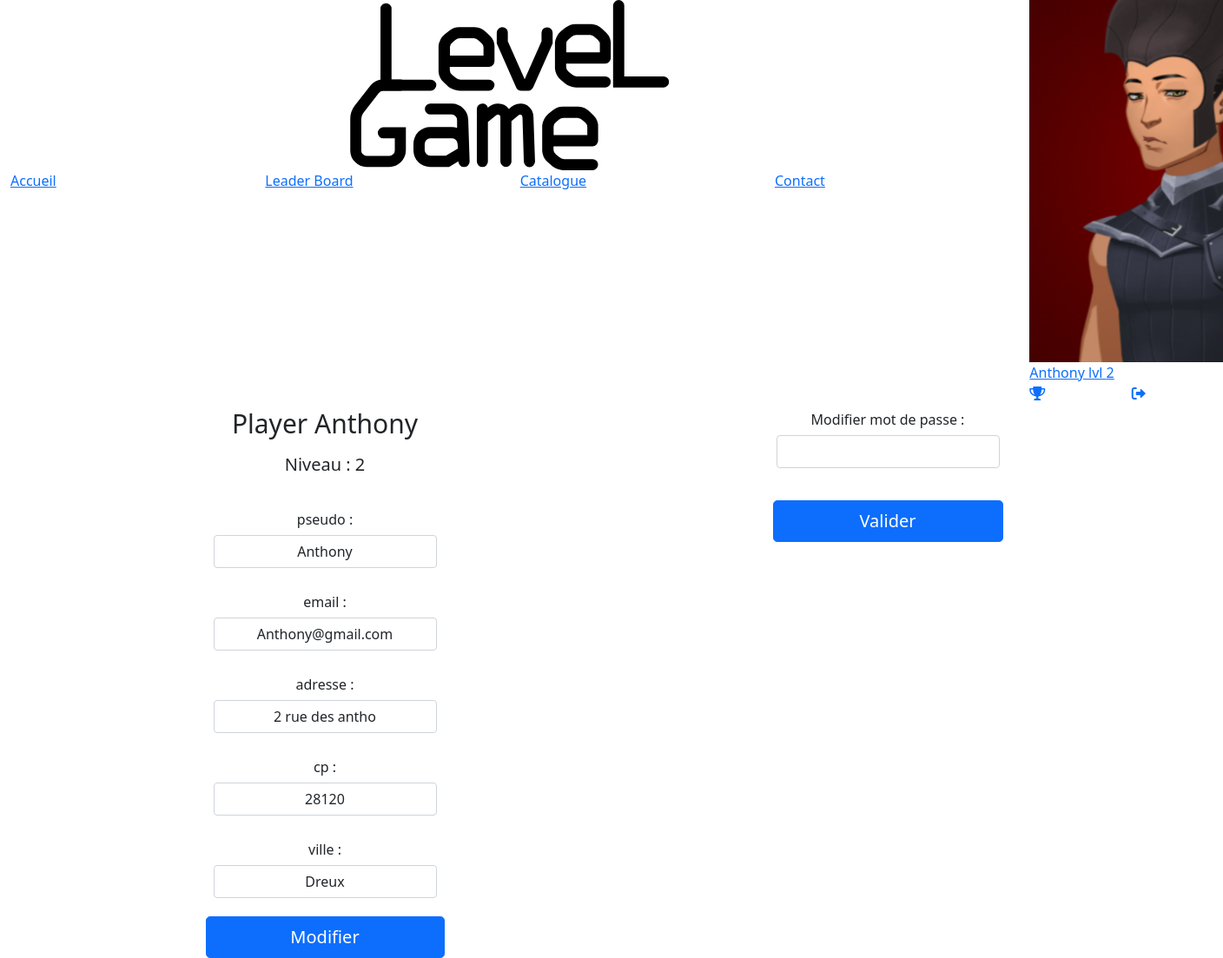
Screenshot of /?p=infos (signed in) with the database file from the repository.
### tables this page shows
CREATE TABLE IF NOT EXISTS `user` (
  `idUser` int(11) NOT NULL AUTO_INCREMENT,
  `nom` varchar(47) NOT NULL,
  `email` varchar(100) NOT NULL,
  `mdp` varchar(61) NOT NULL,
  `niveau` int(11) NOT NULL,
  `adresse` varchar(60) NOT NULL,
  `cp` int(11) NOT NULL,
  `ville` varchar(60) NOT NULL,
  `admin` tinyint(1) DEFAULT NULL,
  PRIMARY KEY (`idUser`),
  KEY `niveau` (`niveau`) USING BTREE
);

### public/index.php (called while the page is built, shortened)
<?php
require_once "../src/core/rooter.php";
require "views/layout.php";
?>

### src/models/repository/UserRepo.php (called while the page is built, shortened)
<?php
class UserRepo extends BddConnection{
    protected $dataUserSelected;
    protected function getUserByChamp($typeChamp, $valueToSearch){
        return $this->specifique("user", $typeChamp, $valueToSearch);
    }
   public function setUserByChamp($champ , $nomChamp ){
       $tab = $this->getUserByChamp($champ , $nomChamp);
       $this->dataUserSelected = new User();
       $this->dataUserSelected->setIdUser($tab[0]["idUser"])
                ->setNom($tab[0]["nom"])
                ->setMail($tab[0]["email"])
                ->setMdp($tab[0]["mdp"])
                ->setNiveau($tab[0]["niveau"])
                ->setAdresse($tab[0]["adresse"])
                ->setCp($tab[0]["cp"])
                ->setVille($tab[0]["ville"])
                ->setAdmin($tab[0]["admin"]);
        return $this;
   }
    public function getDataUserSelected(){
        return $this->dataUserSelected;
    }
}
?>

### src/models/entity/User.php (called while the page is built, shortened)
<?php
class User{
    protected $nom;
    protected $mail;
    protected $niveau;
    protected $adresse;
    protected $cp;
    protected $ville;
    public function getNom()
    {
        return $this->nom;
    }
    public function setNom($nom)
    {
        $this->nom = $nom;
        return $this;
    }
    public function getMail()
    {
        return $this->mail;
    }
    public function setMail($mail)
    {
        $this->mail = $mail;
        return $this;
    }
    public function getNiveau()
    {
        return $this->niveau;
    }
    public function setNiveau($niveau)
    {
        $this->niveau = $niveau;
        return $this;
    }
    public function getAdresse()
    {
        return $this->adresse;
    }
    public function setAdresse($adresse)
    {
        $this->adresse = $adresse;
        return $this;
    }
    public function getCp()
    {
        return $this->cp;
    }
    public function setCp($cp)
    {
        $this->cp = $cp;
        return $this;
    }
    public function getVille()
    {
        return $this->ville;
    }
    public function setVille($ville)
    {
        $this->ville = $ville;
        return $this;
    }
}
?>

### src/models/BddConnection.php (called while the page is built, shortened)
<?php
class BddConnection{
	protected $serveur = "localhost";
	protected $bdd 	= "blocb";
	protected $user = "root";
	protected $password = "";
	protected function getconnect(){
		try{
			$db = new PDO("mysql:host=$this->serveur;dbname=$this->bdd;charset=utf8",$this->user,$this->password);
			return $db;
		}
		catch(PDOException $erreur){
		return "Erreur : ". $erreur->getMessage();
		}
	}
	public function specifique($table,$champ,$id){
		$db = $this->getconnect();
		$sql = "SELECT * FROM $table WHERE $champ = :id";
		$rst = $db->prepare($sql);
		$rst->execute([":id" => $id]);
		return  $rst->fetchAll(PDO::FETCH_ASSOC);
	}
}
?>

### public/views/infos.php (the view)
<div class="container" style="width : 100vw;">
    <div class="row adminPanel">
        <form method="post" action="?p=infos" class="col-6 ">
            <div class="row flex-column align-items-center justify-content-center">
                <p class="title col-md-12 text-center" style="margin-bottom:10px;font-size:30px">Player <?= $pseudo ?></p>
                <p class="title col-md-12 text-center" style="margin-bottom:30px;font-size:20px">Niveau : <?= $lvl ?></p>
                <div style="height:80px;margin-bottom:15px" class="row d-flex flex-column justify-content-evenly  align-items-center">
                    <span class="col-md-5 text-center">pseudo :</span>
                    <input type="text" name="pseudo" class="form-control text-center" style='width:auto' value='<?= $pseudo ?>'>
                </div>
                <div style="height:80px;margin-bottom:15px" class="row d-flex flex-column justify-content-evenly  align-items-center">
                    <span class="col-md-5 text-center">email :</span>
                    <input type="text" name="email" class="form-control text-center" style='width:auto' value='<?= $email ?>'>
                </div>
                <div style="height:80px;margin-bottom:15px" class="row d-flex flex-column justify-content-evenly  align-items-center">
                    <span class="col-md-5 text-center">adresse :</span>
                    <input type="text" name="adresse" class="form-control text-center" style='width:auto' value='<?= $adresse ?>'>
                </div>
                <div style="height:80px;margin-bottom:15px" class="row d-flex flex-column justify-content-evenly  align-items-center">
                    <span class="col-md-5 text-center">cp :</span>
                    <input type="text" name="cp" class="form-control text-center" style='width:auto' value='<?= $cp ?>'>
                </div>
                <div style="height:80px;margin-bottom:15px" class="row d-flex flex-column justify-content-evenly  align-items-center">
                    <span class="col-md-5 text-center">ville :</span>
                    <input type="text" name="ville" class="form-control text-center" style='width:auto' value='<?= $ville ?>'>
                </div>
                <button type="submit" name="submit" class="col-md-5 btn btn-primary btn-lg" style="padding-left: 2.5rem; padding-right: 2.5rem;">Modifier </button>
            </div>
        </form>
        <form method="post" action="?p=infos" class="col-6">
            <div class="row">
                <div style="height:80px;margin-bottom:15px" class="row d-flex flex-column justify-content-evenly  align-items-center">
                    <span class="col-md-5 text-center">Modifier mot de passe :</span>
                    <input type="password" name="mdp" class="form-control text-center" style='width:auto'>
                </div>
                <div style="height:80px;margin-bottom:15px" class="row d-flex flex-column justify-content-evenly  align-items-center">
                <button type="submit" name="submitPwd" class="col-md-5 btn btn-primary btn-lg" style="padding-left: 2.5rem; padding-right: 2.5rem;">Valider</button>
                </div>
            </div>
        </form>
    </div>
</div>

### public/views/layout.php (shortened to what this page needs)
<!DOCTYPE html>
<html lang="en">
<head>
    <link rel="stylesheet/less" href="views/style/reset.less">
    <link href="https://cdn.jsdelivr.net/npm/bootstrap@5.1.3/dist/css/bootstrap.min.css" rel="stylesheet">
    <link rel="stylesheet" href="https://cdnjs.cloudflare.com/ajax/libs/font-awesome/6.0.0-beta3/css/all.min.css"/>
    <link rel="stylesheet/less" href="views/style/style.less">
</head>
<body>
<header class="container-fluid">
    <div class="header">
        <div class="row AZERTY">
            <div class="col-10 menu">
                <div class="row">
                    <div class="offset-4 col-4 logo">
                        <a href="#">
                        </a>
                    </div>
                </div>
                    <div class="row liens">
                        <a href="?p=accueil"class="col-3" >Accueil</a>
                        <a href="?p=leaderboard"class="col-3" >Leader Board</a>
                        <a href="?p=catalogue"class="col-3" >Catalogue</a>
                    <a href="?p=contact"class="col-3" >Contact</a>
                    </div>
                </div>
                <?php
                $compte = $_SESSION['compte'] ?? "";
                if($compte) :
                    $userRepo = new UserRepo();
                    $userRepo->setUserByChamp("email",$session->GetCompte()["email"] );
                    $try = $userRepo->getDataUserSelected(); ?>
                        <div class="col-2 connecter">
                            <a href="?p=infos" class="avatar">
                                <img src="views/style/img/avatar<?= $try->getNiveau();?>.png" alt="">
                                <span class="user"><?php
                                echo($try->getNom()); ?></span>
                                <span class="niveau">lvl&nbsp<?= $try->getNiveau(); ?></span>
                            </a>
                            <div class="userconnecter">
                                <div class="row">
                                    <a href="?p=stats" class="col-6"><i class="fas fa-trophy"></i></a>
                                    <a href="?p=login" class="col-6"><i class="fa-solid fa-right-from-bracket"></i></a>
                                </div>
                            </div>
                        </div>
                <?php endif ?>
            </div>
         </div>
</header>
    <?= $page_content;?>
</body>
</html>

### rows the page displays
user: nom "Anthony", niveau "2", pseudo "Anthony", email "Anthony@gmail.com", adresse "2 rue des antho", cp "28120", ville "Dreux"
